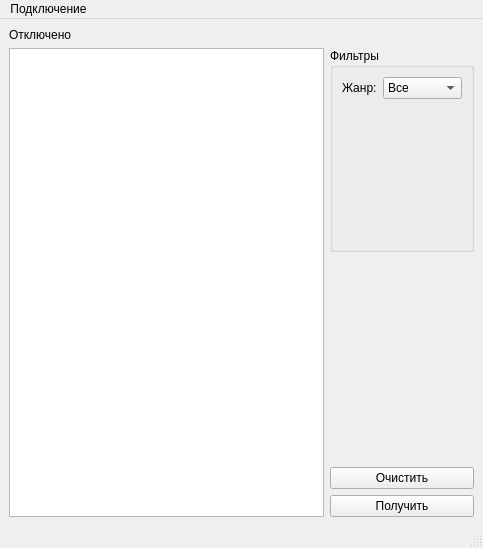
<?xml version="1.0" encoding="UTF-8"?>
<ui version="4.0">
 <class>MainWindow</class>
 <widget class="QMainWindow" name="MainWindow">
  <property name="geometry">
   <rect>
    <x>0</x>
    <y>0</y>
    <width>483</width>
    <height>548</height>
   </rect>
  </property>
  <property name="sizePolicy">
   <sizepolicy hsizetype="Preferred" vsizetype="Expanding">
    <horstretch>0</horstretch>
    <verstretch>0</verstretch>
   </sizepolicy>
  </property>
  <property name="windowTitle">
   <string>Фильмотека</string>
  </property>
  <widget class="QWidget" name="centralwidget">
   <layout class="QGridLayout" name="gridLayout">
    <item row="3" column="2">
     <widget class="QPushButton" name="pb_clear">
      <property name="sizePolicy">
       <sizepolicy hsizetype="Minimum" vsizetype="Maximum">
        <horstretch>0</horstretch>
        <verstretch>0</verstretch>
       </sizepolicy>
      </property>
      <property name="text">
       <string>Очистить</string>
      </property>
     </widget>
    </item>
    <item row="1" column="2">
     <widget class="QGroupBox" name="gb_filters">
      <property name="sizePolicy">
       <sizepolicy hsizetype="Preferred" vsizetype="Minimum">
        <horstretch>0</horstretch>
        <verstretch>0</verstretch>
       </sizepolicy>
      </property>
      <property name="title">
       <string>Фильтры</string>
      </property>
      <layout class="QFormLayout" name="formLayout">
       <item row="0" column="0">
        <widget class="QLabel" name="lb_category">
         <property name="text">
          <string>Жанр:</string>
         </property>
        </widget>
       </item>
       <item row="0" column="1">
        <widget class="QComboBox" name="cb_category">
         <item>
          <property name="text">
           <string>Все</string>
          </property>
         </item>
         <item>
          <property name="text">
           <string>Комедия</string>
          </property>
         </item>
         <item>
          <property name="text">
           <string>Ужасы</string>
          </property>
         </item>
        </widget>
       </item>
      </layout>
     </widget>
    </item>
    <item row="0" column="0">
     <widget class="QLabel" name="lb_statusConnect">
      <property name="sizePolicy">
       <sizepolicy hsizetype="Preferred" vsizetype="Maximum">
        <horstretch>0</horstretch>
        <verstretch>0</verstretch>
       </sizepolicy>
      </property>
      <property name="text">
       <string>Отключено</string>
      </property>
     </widget>
    </item>
    <item row="4" column="2">
     <widget class="QPushButton" name="pb_request">
      <property name="sizePolicy">
       <sizepolicy hsizetype="Minimum" vsizetype="Maximum">
        <horstretch>0</horstretch>
        <verstretch>0</verstretch>
       </sizepolicy>
      </property>
      <property name="text">
       <string>Получить</string>
      </property>
     </widget>
    </item>
    <item row="2" column="2">
     <spacer name="verticalSpacer">
      <property name="orientation">
       <enum>Qt::Vertical</enum>
      </property>
      <property name="sizeType">
       <enum>QSizePolicy::Minimum</enum>
      </property>
      <property name="sizeHint" stdset="0">
       <size>
        <width>20</width>
        <height>40</height>
       </size>
      </property>
     </spacer>
    </item>
    <item row="1" column="0" rowspan="4">
     <widget class="QTableView" name="tableView"/>
    </item>
   </layout>
  </widget>
  <widget class="QMenuBar" name="menubar">
   <property name="geometry">
    <rect>
     <x>0</x>
     <y>0</y>
     <width>483</width>
     <height>20</height>
    </rect>
   </property>
   <widget class="QMenu" name="menu">
    <property name="title">
     <string>Подключение</string>
    </property>
    <addaction name="act_addData"/>
    <addaction name="separator"/>
    <addaction name="act_connect"/>
   </widget>
   <addaction name="menu"/>
  </widget>
  <widget class="QStatusBar" name="statusbar"/>
  <action name="act_connect">
   <property name="text">
    <string>Подключиться</string>
   </property>
  </action>
  <action name="act_addData">
   <property name="text">
    <string>Ввести данные</string>
   </property>
  </action>
 </widget>
 <resources/>
 <connections/>
</ui>
